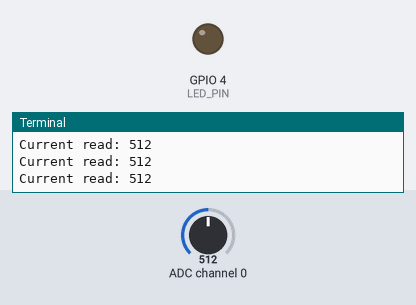
A program run on a simulated Raspberry Pi (BCM pin numbers). Parts: output pins drawn as LEDs (lit = HIGH), the last lines printed to the terminal. The test bench sets the inputs (shaded band); at power-on: ADC channel 0 = 512 (analog values on the 0–1023 scale).

Above: at 1.2 s.
1.3 s: ADC channel 0 set to 498
At 2.7 s:
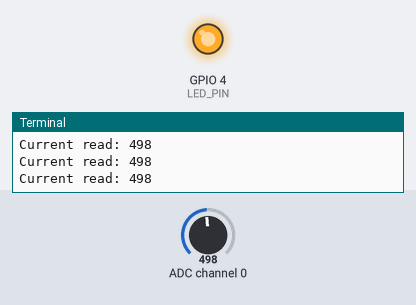
3.0 s: ADC channel 0 set to 522
At 4.1 s:
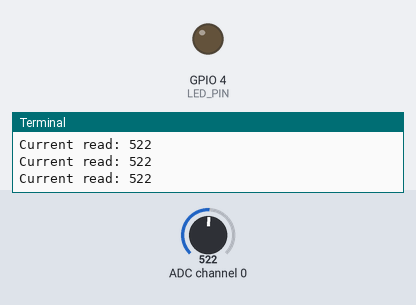
4.5 s: ADC channel 0 set to 511
At 5.3 s:
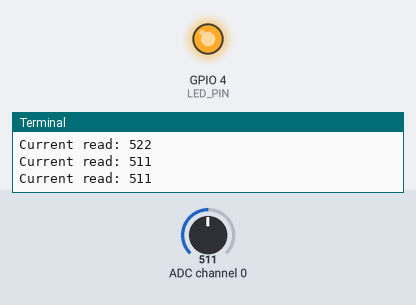
Timing chart, 0 to 7.5 s (numbered marks = the images above; inputs shaded):
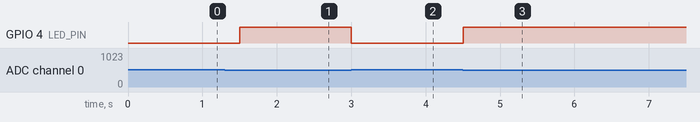

The program:

LDR_task.py
```python
import spidev
import time
import RPi.GPIO as GPIO

LED_PIN = 4
GPIO.setmode(GPIO.BCM)
GPIO.setup(LED_PIN,GPIO.OUT)
spi = spidev.SpiDev()
spi.open(0,0)
spi.max_speed_hz = 100000

def analog_read(channel):
    ret = spi.xfer2([1,(8+channel)<<4,0])
    adc_out = ((ret[1] & 3) << 8) + ret[2]
    return adc_out


try:
    while True:
        reading = analog_read(0)
        print("Current read: %d" % reading)
        if reading >= 512:
            GPIO.output(LED_PIN,GPIO.LOW)
        else:
            GPIO.output(LED_PIN,GPIO.HIGH)
        time.sleep(0.5)
finally:
    spi.close()
```

Measured:
- the behaviour switches between 512 and 511 on ADC channel 0 (found by bisection; images 0 and 1)
- after the input at 1.3 s, GPIO 4 (LED_PIN): LOW → HIGH after 0.20 s
- after the input at 3.0 s, GPIO 4 (LED_PIN): HIGH → LOW at once
- after the input at 4.5 s, GPIO 4 (LED_PIN): LOW → HIGH at once
